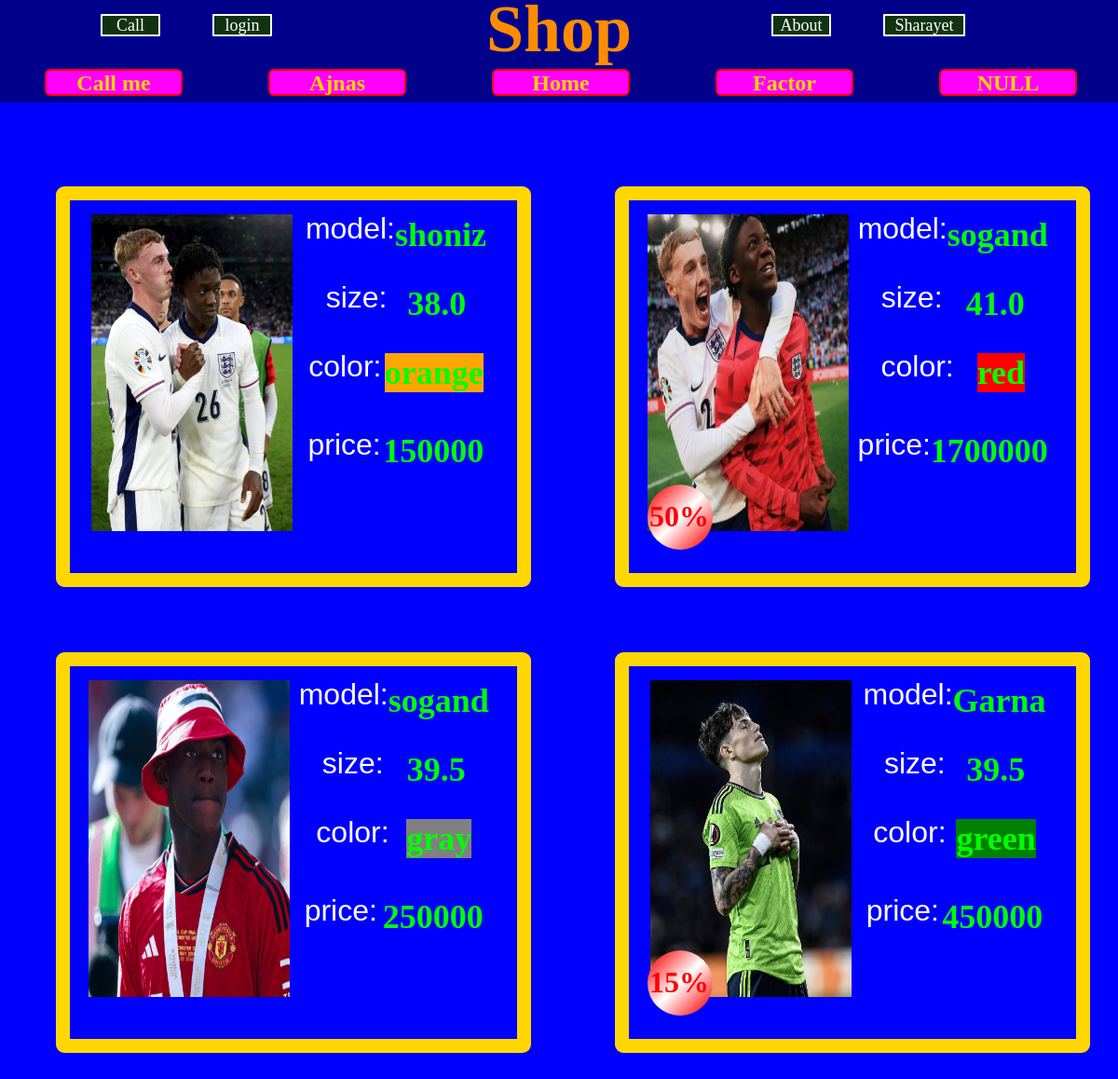
The app's page /ajnas/ with its own data.
### page/models.py (models this page shows, shortened)
class KafshModel(models.Model):
    model=models.CharField(max_length=200)
    price=models.IntegerField()
    size=models.FloatField()
    color=models.CharField(max_length=30,choices=dobl('blabk','white','red','blue','yellow','green','pink','purple','gray','orange'))
    takhfif=models.CharField(max_length=16,choices=dobl('No takhfif','5%','10%','15%','20%','25%','30%','40%','50%','60%','70%'))
    n=models.IntegerField()
    img=models.ImageField()

### page/views.py (the view)
# urls.py: path("ajnas/",   ajnas,    name="ajnas"),
def ajnas(req):
    dec={
        "ajnas": KafshModel.objects.all(),
    }
    return render(req,"ajnas.html",{**dec,**main_dec,'clear':True})

### page/templates/ajnas.html (shortened to what this page needs)
{% extends "main.html" %}
{% load static %}
{% block css %}
    <link rel="stylesheet" href={% static "ajnas.css" %} />
{% endblock %}
{% block section %}
    <div>
        {% for i in ajnas %}
            <div class="jens" onclick="gourl('{{forloop.counter}}',true)" id="jens{{forloop.counter}}">
                <div style="display:flex; justify-content: space-evenly; height: 400px;">
                    <img src={% static i.img %} width="45%" height="85%" style="position: relative;top:15px;" />
                    <div>
                        <div style="display:flex; justify-content: space-evenly;">
                            <p class="adi" style="bottom: 20px;">model: </p>
                            <p class="bozorg" style="bottom: 20px;">{{i.model}}</p>
                        </div>
                        <div style="display:flex; justify-content: space-evenly;">
                            <p class="adi" style="bottom: 60px;">size: </p>
                            <p class="bozorg" style="bottom: 60px;">{{i.size}}</p>
                        </div>
                        <div style="display:flex; justify-content: space-evenly;">
                            <p class="adi" style="bottom: 100px;">color: </p>
                            <p class="bozorg" style="bottom: 100px; background-color: {{i.color}};">{{i.color}}</p>
                        </div>
                        <div style="display:flex; justify-content: space-evenly;">
                            <p class="adi" style="bottom: 130px;">price: </p>
                            <p class="bozorg" style="bottom: 130px;">{{i.price}}</p>
                        </div>
                    </div>
                </div>
                {% if i.takhfif != "No takhfif" %}
                    <svg width="70px" height="70px" style="transform: rotate(0); position:absolute; left:20px; bottom:25px;">
                        <defs>
                            <linearGradient id="color" x1="5%" y1="5%" x2="95%" y2="95%">
                                <stop offset="0%" style="stop-color: red; " />
                                <stop offset="50%" style="stop-color: #fff; " />
                                <stop offset="100%" style="stop-color: red; " />
                            </linearGradient>
                        </defs>
                        <circle cx="35px" cy="35px" r="35" fill="url(#color)" />
                        <text x="2px" y="45px" fill="red" font-size="32px" font-weight="bold">{{i.takhfif}}</text>
                    </svg>
                {% endif %}
            </div>
        {% endfor %}
    </div>
{% endblock %}

### page/static/shop.css (style rules this page uses)
body { background-color: #00f; overflow-x: hidden; }

### page/static/ajnas.css (style rules this page uses)
.jens { position: absolute; left: 5%; transition: 0.3s; width: 40%; height: 400px; border: 15px solid gold; border-radius: 9px; }
.adi { color: white; font-size: 32px; font-family: Arial; position: relative; right: 5%; }
.bozorg { color: #00ff00; font-size: 36px; font-weight: bold; font-family: Berlin Sans FB; position: relative; right: 5%; }

### records on screen
KafshModel: img (picture), model "shoniz", size "38.0", color "orange", price "150000"
KafshModel: img (picture), model "sogand", size "41.0", color "red", price "1700000", takhfif "50%"
KafshModel: img (picture), model "sogand", size "39.5", color "gray", price "250000"
KafshModel: img (picture), model "Garna", size "39.5", color "green", price "450000", takhfif "15%"
